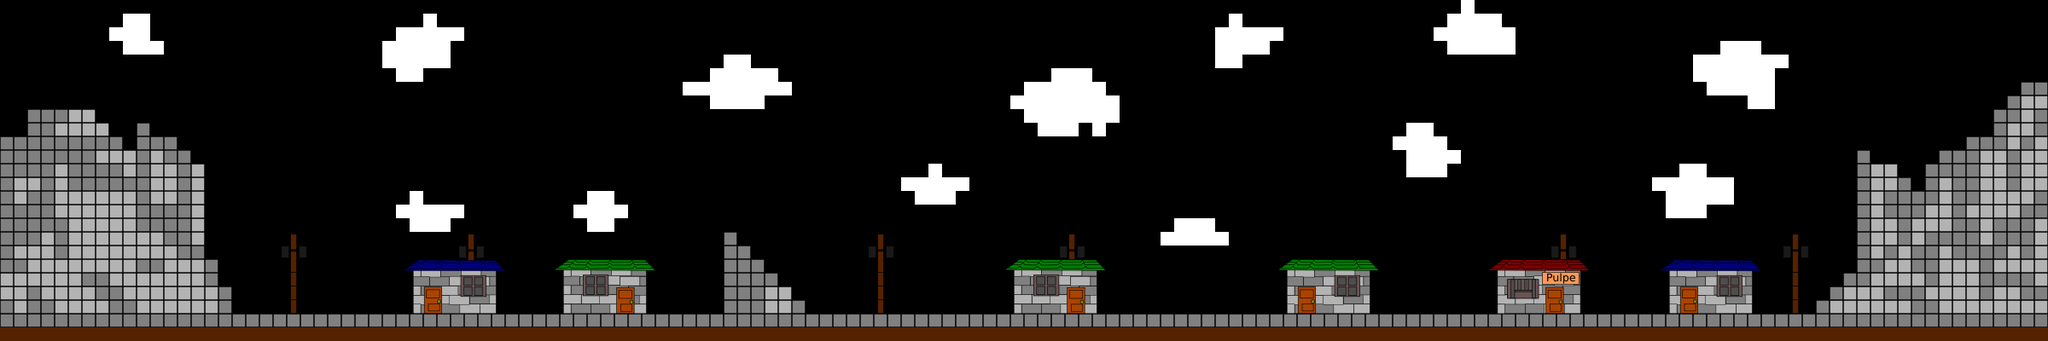

A level layout from a 2D game, rendered from its tile map. Below: a short description, then the map file with tile-grid data replaced by summaries:
An orthogonal 150x25 tile map with 16x16 px tiles, 3 tile layers (background, walls, coins).

<map version="1.0" orientation="orthogonal" width="150" height="25" tilewidth="16" tileheight="16">
 <tileset firstgid="1" name="tileSet-hd" tilewidth="16" tileheight="16">
  <image source="tileSet.png" trans="fe80fe" width="256" height="256" />
  <tile id="0">
   <properties>
    <property name="hola" value="prueba" />
   </properties>
  </tile>
  <tile id="2">
   <properties>
    <property name="agua" value="" />
   </properties>
  </tile>
  <tile id="4">
   <properties>
    <property name="medicinas" value="" />
   </properties>
  </tile>
  <tile id="9">
   <properties>
    <property name="agua" value="" />
   </properties>
  </tile>
  <tile id="11">
   <properties>
    <property name="medicina" value="" />
   </properties>
  </tile>
 </tileset>
 <layer name="background" width="150" height="25">
  <data>[3750 cells, 457 non-empty, 71 distinct tile ids]</data>
 </layer>
 <layer name="walls" width="150" height="25">
  <data>[3750 cells, 757 non-empty, 27 distinct tile ids]</data>
 </layer>
 <layer name="coins" width="150" height="25">
  <data>[3750 cells, 0 non-empty, 0 distinct tile ids]</data>
 </layer>
</map>
